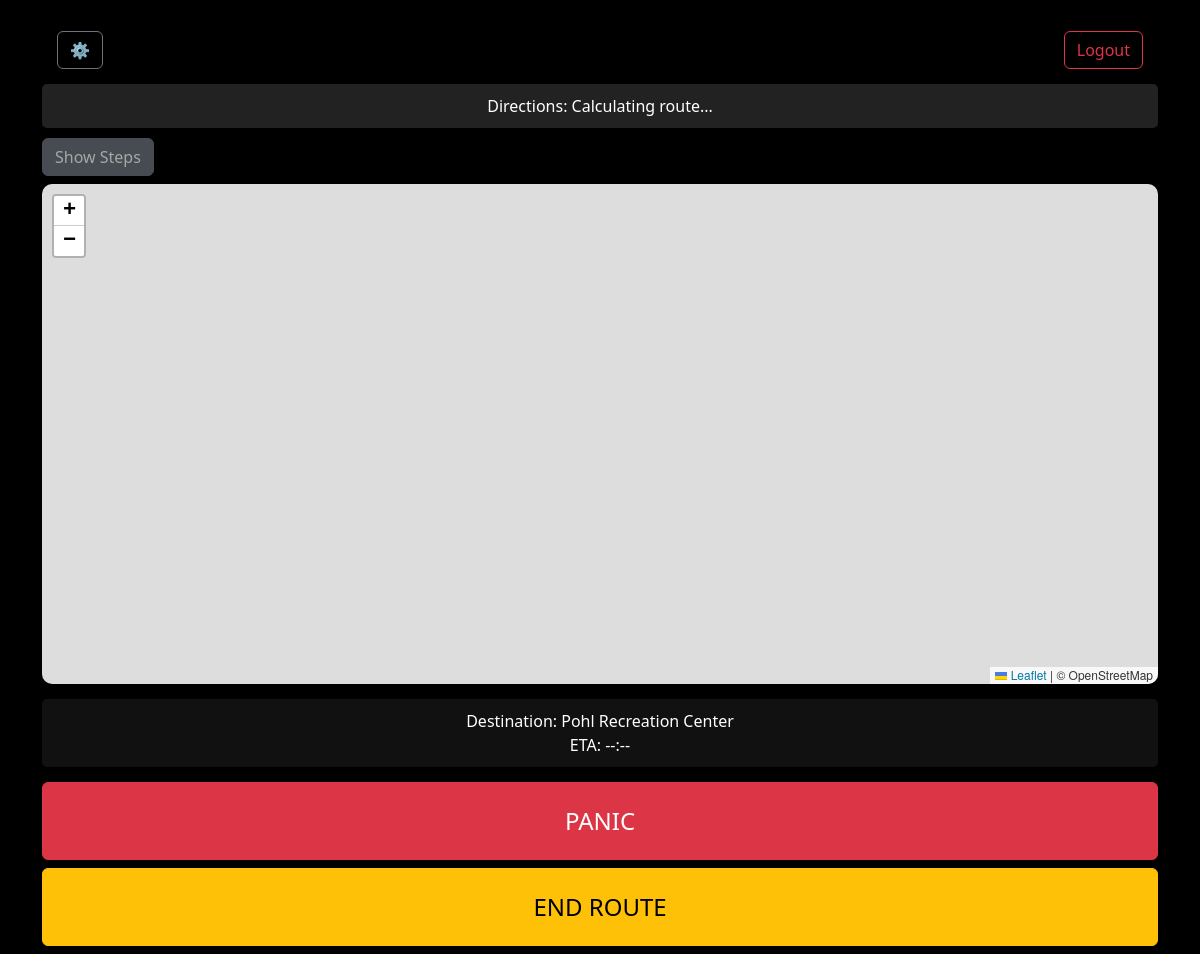
Before: /escort/ (signed in) with the older database file.
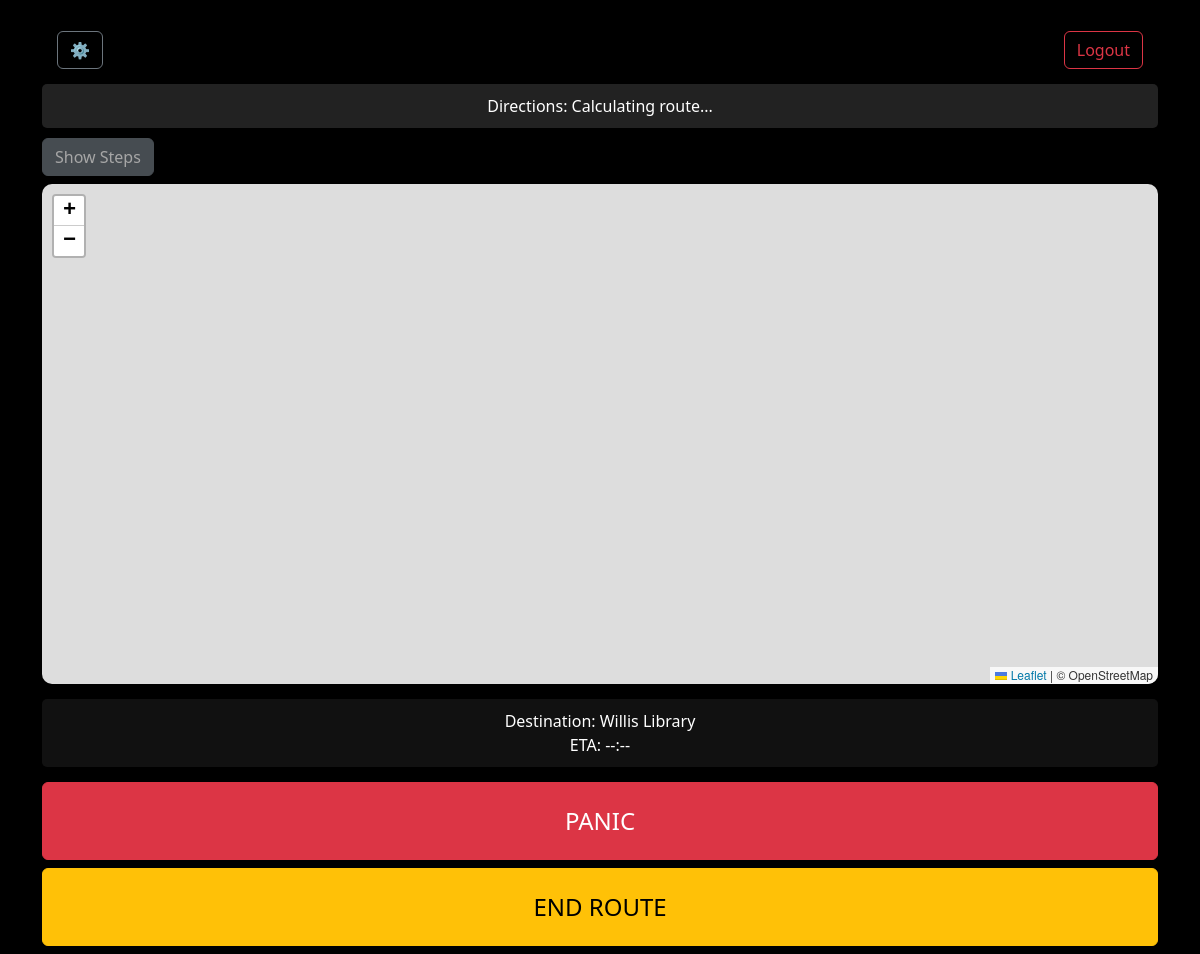
After: the same page with the newer database file.
### escort/models.py (models this page shows, shortened)
class EscortSession(models.Model):
    STATUS_CHOICES = [
        ("Requested", "Requested"),
        ("Pending", "Pending"),
        ("Active", "Active"),
        ("Completed", "Completed"),
        ("Panic", "Panic"),
    ]
    user = models.ForeignKey(User, on_delete=models.CASCADE)
    start_time = models.DateTimeField(default=timezone.now)
    end_time = models.DateTimeField(null=True, blank=True)
    status = models.CharField(max_length=20, choices=STATUS_CHOICES)
    location = models.CharField(max_length=100, blank=True, null=True)
    destination = models.CharField(max_length=200, blank=True, null=True)
    eta = models.CharField(max_length=10, null=True, blank=True)

### escort/views.py (the view)
# urls.py: path("escort/", escort_view, name="escort"),
@login_required
def escort_view(request):
    session = EscortSession.objects.filter(user=request.user, end_time__isnull=True).order_by('-start_time').first()
    destination_coords = None
    directions_text = "Calculating route..."
    eta = "--:--"
    destination = "Unknown"
    if session and session.destination:
        destination = session.destination
        try:
            url = "https://nominatim.openstreetmap.org/search"
            params = {
                "q": session.destination,
                "format": "json",
                "limit": 1
            }
            response = requests.get(url, params=params, headers={"User-Agent": "NightGuardApp"})
            data = response.json()
            if data:
                dest_lat = float(data[0]["lat"])
                dest_lon = float(data[0]["lon"])
                destination_coords = (dest_lat, dest_lon)
                if session.location:
                    user_lat, user_lon = map(float, session.location.split(","))
                    route_url = f"https://router.project-osrm.org/route/v1/driving/{user_lon},{user_lat};{dest_lon},{dest_lat}?overview=false"
                    route_res = requests.get(route_url).json()
                    if route_res.get("routes"):
                        eta_seconds = route_res["routes"][0]["duration"]
                        minutes = int(eta_seconds // 60)
                        eta = f"{minutes} min"
                        directions_text = "Follow the route on the map"
        except Exception as e:
            print("Error getting destination coords:", e)
    context = {
        "session": session,
        "destination": destination,
        "destination_coords": destination_coords,
        "directions_text": directions_text,
        "eta": eta,
    }
    return render(request, "escort/escort.html", context)

### escort/templates/escort/escort.html (shortened to what this page needs)
<!DOCTYPE html>
<html lang="en">
<head>
	<link href="https://cdn.jsdelivr.net/npm/bootstrap@5.3.0/dist/css/bootstrap.min.css" rel="stylesheet">
	<link rel="stylesheet" href="https://unpkg.com/leaflet/dist/leaflet.css" />
</head>
<body>
	<div class="container mt-3">
		<div class="top-bar">
			<a href="#" class="btn btn-outline-secondary">⚙️</a>
			<a href="{% url 'logout' %}" class="btn btn-outline-danger">Logout</a>
		</div>
		<div class="directions-bar text-center">
			Directions: {{ directions_text|default:"Calculating route..." }}
		</div>
		<button id="toggle-steps" class="btn btn-secondary mb-2" disabled>Show Steps</button>
		<div id="map" class="map-container"></div>
		<div class="info-bar text-center">
			Destination: {{ destination|default:"Unknown" }} <br>
			ETA: {{ eta|default:"--:--" }}
		</div>
		<div class="d-grid gap-2">
			<button id="panic-btn" class="btn btn-danger btn-panic">PANIC</button>
			<form method="post" action="{% url 'end_route' session.id %}">
				<button type="submit" class="btn btn-warning btn-panic"
					onclick="return confirm('Are you sure you want to end the route?');">
					END ROUTE
				</button>
			</form>
		</div>
	</div>
</body>
</html>

### escort/templates/escort/escort.html (style rules this page uses)
body { background-color: #000000; }
.top-bar { display: flex; justify-content: space-between; align-items: center; padding: 15px; }
.directions-bar { background-color: #222; color: #fff; padding: 10px; border-radius: 5px; margin-bottom: 10px; }
.map-container { height: 500px; border-radius: 10px; margin-bottom: 15px; }
.info-bar { background-color: #111; color: #fff; padding: 10px; border-radius: 5px; margin-bottom: 15px; }
.btn-panic { width: 100%; padding: 20px; font-size: 1.5em; }

Changed rows visible on the page:
no longer on this page (row edited): EscortSession: destination "Pohl Recreation Center"
added EscortSession: destination "Willis Library"
